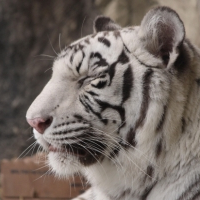
#> input picture week8/whitetiger.jpg, 200 x 200 px
$ python week8_extra.py
#> lines starting #> are read from the running program, lines starting #| are printed output that depends on the picture
#!/usr/bin/python

import numpy as np
from PIL import  Image
import matplotlib.pyplot as plt

## specify input and kernal dimensions
N = 200
K = 3
M = int((K-1)/2)

## determine edge pixels based on kernel size
edge = []
for e in range(M):
    if not e==M:
        edge.append(e)
    edge.append(N-1-e)

## function to perform convolution
def convolution(_input, _kernal):
    ## init convolution output
    output=[]
    ## iterate through pixel rows
    for row in range(len(_input)):
        ## init output rows
        output_row=[]
        ## iterate through pixel in each row
        for col in range(len(_input[row])):
            ## init conv mask
            mask = 0
            ## if pixel is not on the edge of the image (Valid Padding)
            if not ((row in edge) or (col in edge)):
                ## interate through each kernel element
                for i in range(len(_kernal)):
                    for j in range(len(_kernal[i])):
                        ## sum each kernel*pixel element
                        mask += (_input[row-M+i][col-M+j] * _kernal[i][j])
                    ##
                ## append to output
                output_row.append(mask)
            ##
        ## if row is not at the edge
        if output_row:
            ## append row to output array
            output.append(output_row)
        ##
    return output

## specify kernals
kernal1 = [[-1, -1, -1],
           [-1,  8, -1],
           [-1, -1, -1]]

kernal2 = [[ 0, -1,  0],
           [-1,  8, -1],
           [ 0, -1,  0]]

## open image
im = Image.open('whitetiger.jpg')
#> im is the input picture: PIL image 200x200 RGB; mean R, G, B 115.6, 105.5, 99.6
rgb = np.array(im.convert('RGB'))
r=rgb[:,:,0] # array of R pixels
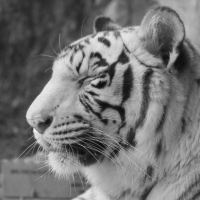
#> r: shape (200, 200); min 13, max 241, mean 115.6

## get outputs for each kernal
output1 = convolution(r, kernal1)
#> after the loop in convolution, `for row in range(len(_input)):`: output = 198 items
#> output1 = 198 items
output2 = convolution(r, kernal2)
#> output2 = 198 items

## show images
Image.fromarray(np.uint8(r)).show()
Image.fromarray(np.uint8(output1)).show()
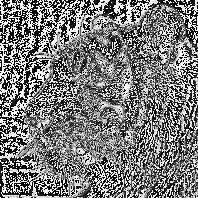
#> shown: PIL image 198x198 L; min 0, max 255, mean 122.9
Image.fromarray(np.uint8(output2)).show()
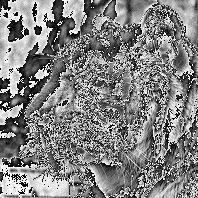
#> shown: PIL image 198x198 L; min 0, max 255, mean 129.7

## plotting accuracy vs l1 reg weights
weights = ['0', '0.0001', '0.001', '0.01', '0.1', '1']
TA = [64, 63, 58, 45, 37, 22]
VA = [50, 50, 49, 41, 35, 21]

plt.figure(1)
plt.plot(weights, TA, label='Training Accuracy')
plt.plot(weights, VA, label='Validation Accuracy')
plt.title('Prediction Accuracy vs L1 reg weight (5K data points)')
plt.xlabel('L1 weight')
plt.ylabel('Accuracy')
plt.legend()
plt.show()
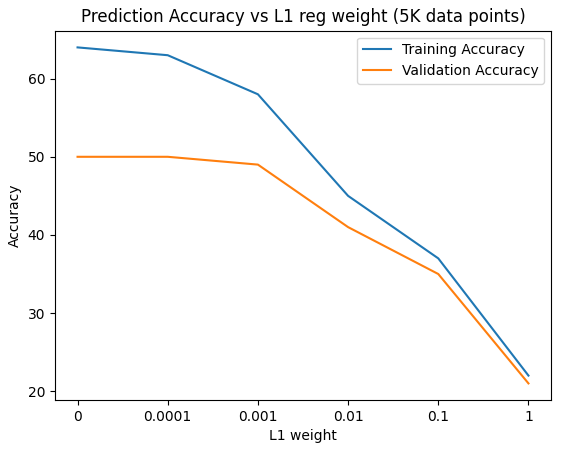
#> figure drawn by matplotlib, 1 panel
